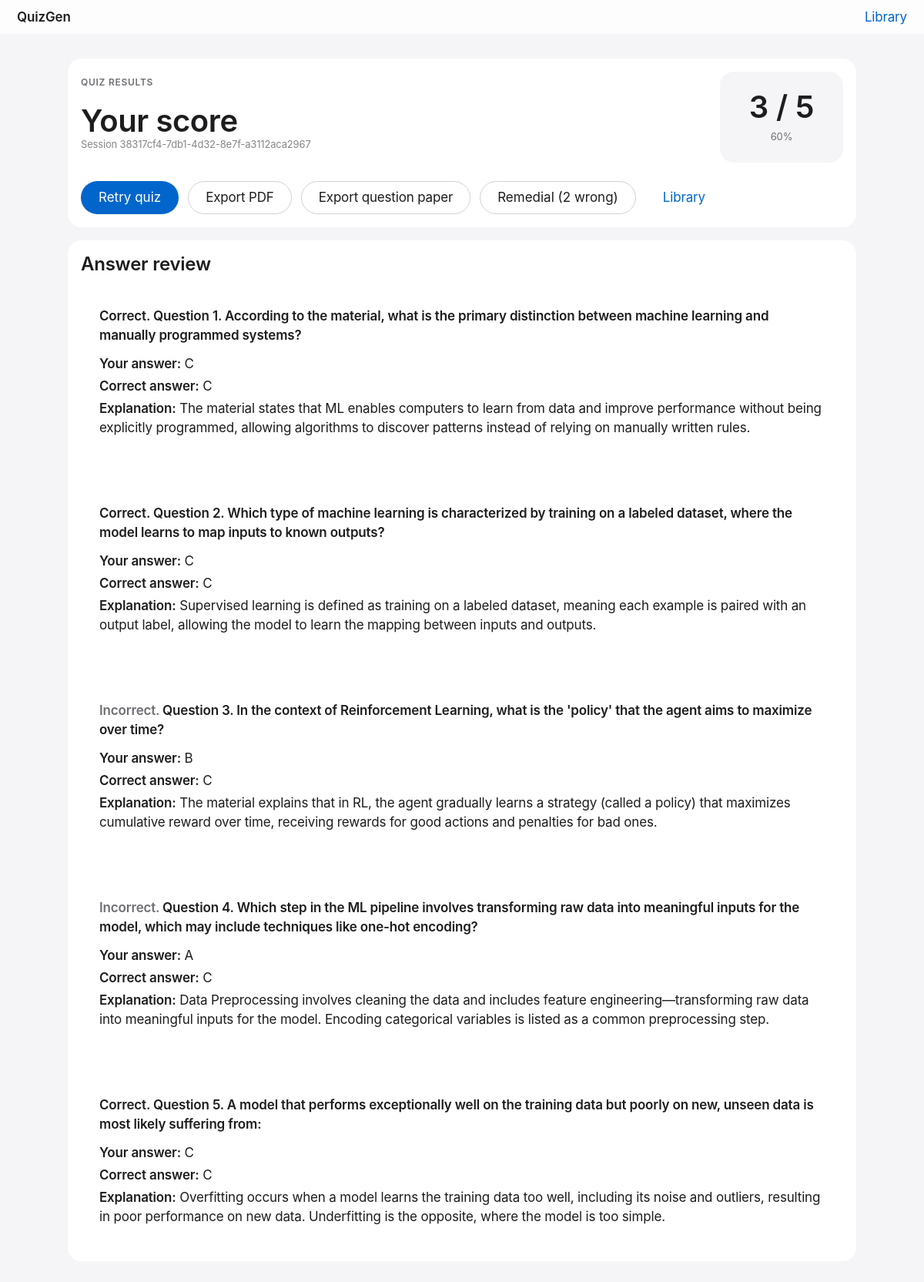
Page /result/38317cf4-7db1-4d32-8e7f-a3112aca2967/2 on the committed database.
### database.py (models this page shows)
class QuizSession(db.Model):
    id = db.Column(db.String(36), primary_key=True, default=lambda: str(uuid.uuid4()))
    pdf_id = db.Column(db.Integer, db.ForeignKey("pdf.id"), nullable=False)
    num_questions = db.Column(db.Integer, default=10)
    created_at = db.Column(db.DateTime, default=datetime.utcnow)
    questions = db.relationship(
        "Question",
        backref="session",
        lazy=True,
        cascade="all, delete-orphan",
    )
    attempts = db.relationship(
        "QuizAttempt",
        backref="session",
        lazy=True,
        cascade="all, delete-orphan",
    )

class QuizAttempt(db.Model):
    id = db.Column(db.Integer, primary_key=True)
    session_id = db.Column(db.String(36), db.ForeignKey("quiz_session.id"), nullable=False)
    score = db.Column(db.Integer, nullable=False)
    total = db.Column(db.Integer, nullable=False)
    answers = db.Column(db.Text)  # JSON string
    completed_at = db.Column(db.DateTime, default=datetime.utcnow)

class Question(db.Model):
    id = db.Column(db.Integer, primary_key=True)
    session_id = db.Column(db.String(36), db.ForeignKey("quiz_session.id"), nullable=False)
    order = db.Column(db.Integer, nullable=False)
    question_text = db.Column(db.Text, nullable=False)
    option_a = db.Column(db.Text, nullable=False)
    option_b = db.Column(db.Text, nullable=False)
    option_c = db.Column(db.Text, nullable=False)
    option_d = db.Column(db.Text, nullable=False)
    correct_answer = db.Column(db.String(1), nullable=False)
    explanation = db.Column(db.Text)

### app.py (the view, shortened to what this page needs)
@app.route("/result/<session_id>/<int:attempt_id>", methods=["GET"])
def result_page(session_id: str, attempt_id: int):
    session = QuizSession.query.get_or_404(session_id)
    attempt = QuizAttempt.query.filter_by(id=attempt_id, session_id=session.id).first_or_404()
    review_items = _build_review_items_for_attempt(session, attempt)
    percentage = int((attempt.score / attempt.total) * 100) if attempt.total else 0
    wrong_count = sum(1 for item in review_items if not item["is_correct"])
    compare_to = request.args.get("compare_to", type=int)
    improvement = None
    return render_template(
        "result.html",
        session=session,
        attempt=attempt,
        review_items=review_items,
        percentage=percentage,
        wrong_count=wrong_count,
        improvement=improvement,
    )

### templates/result.html (shortened to what this page needs)
{% extends "base.html" %}
{% block content %}
<section class="card card--tight">
  <div class="result-top">
    <div>
      <p class="eyebrow">Quiz results</p>
      <h1 class="title-gap">Your score</h1>
      <p class="muted caption">Session {{ session.id }}</p>
    </div>
    <div class="score-box">
      <p class="score-value score-neutral">{{ attempt.score }} / {{ attempt.total }}</p>
      <p class="caption score-muted">{{ percentage }}%</p>
    </div>
  </div>
  <div class="result-actions">
    <button id="retry-btn" class="btn btn-primary" type="button" data-pdf-id="{{ session.pdf_id }}">Retry quiz</button>
    <a class="btn btn-ghost" href="/api/result/{{ session.id }}/{{ attempt.id }}/export-pdf">Export PDF</a>
    <a class="btn btn-ghost" href="/api/session/{{ session.id }}/export-question-paper">Export question paper</a>
    {% if wrong_count > 0 %}
      <button id="retry-wrong-btn" class="btn btn-ghost" type="button" data-session-id="{{ session.id }}" data-attempt-id="{{ attempt.id }}">
        Remedial ({{ wrong_count }} wrong)
      </button>
    {% endif %}
    <a class="btn btn-secondary" href="{{ url_for('library') }}">Library</a>
  </div>
</section>
<section class="card card--tight">
  <h2 class="section-title">Answer review</h2>
  <div class="review-list">
    {% for item in review_items %}
      <article class="card review-item">
        <h3 class="review-title">
          {% if item.is_correct %}
            <span class="tag-ok">Correct.</span>
          {% else %}
            <span class="tag-bad">Incorrect.</span>
          {% endif %}
          Question {{ item.order }}. {{ item.question }}
        </h3>
        <p class="review-body"><strong>Your answer:</strong> {{ item.user_answer }}</p>
        <p class="review-body"><strong>Correct answer:</strong> {{ item.correct_answer }}</p>
        {% if item.explanation %}
          <p class="review-body review-explanation"><strong>Explanation:</strong> {{ item.explanation }}</p>
        {% endif %}
      </article>
    {% endfor %}
  </div>
</section>
{% endblock %}

### rows in the picture
QuizSession: id "38317cf4-7db1-4d32-8e7f-a3112aca2967"
QuizAttempt: score "3", total "5"
Question: shows "Correct.", order "1", question "According to the material, what is the primary distinction between machine learning and manually programmed systems?", user_answer "C", correct_answer "C", explanation "The material states that ML enables computers to learn from data and improve performance without being explicitly programmed, allowing algorithms to discover patterns instead of relying on manually written rules."
Question: shows "Correct.", order "2", question "Which type of machine learning is characterized by training on a labeled dataset, where the model learns to map inputs to known outputs?", user_answer "C", correct_answer "C", explanation "Supervised learning is defined as training on a labeled dataset, meaning each example is paired with an output label, allowing the model to learn the mapping between inputs and outputs."
Question: shows "Incorrect.", order "3", question "In the context of Reinforcement Learning, what is the 'policy' that the agent aims to maximize over time?", user_answer "B", correct_answer "C", explanation "The material explains that in RL, the agent gradually learns a strategy (called a policy) that maximizes cumulative reward over time, receiving rewards for good actions and penalties for bad ones."
Question: shows "Incorrect.", order "4", question "Which step in the ML pipeline involves transforming raw data into meaningful inputs for the model, which may include techniques like one-hot encoding?", user_answer "A", correct_answer "C", explanation "Data Preprocessing involves cleaning the data and includes feature engineering—transforming raw data into meaningful inputs for the model. Encoding categorical variables is listed as a common preprocessing step."
Question: shows "Correct.", order "5", question "A model that performs exceptionally well on the training data but poorly on new, unseen data is most likely suffering from:", user_answer "C", correct_answer "C", explanation "Overfitting occurs when a model learns the training data too well, including its noise and outliers, resulting in poor performance on new data. Underfitting is the opposite, where the model is too simple."

### other values in the picture
{{ percentage }} "60"
{{ wrong_count }} "2"
